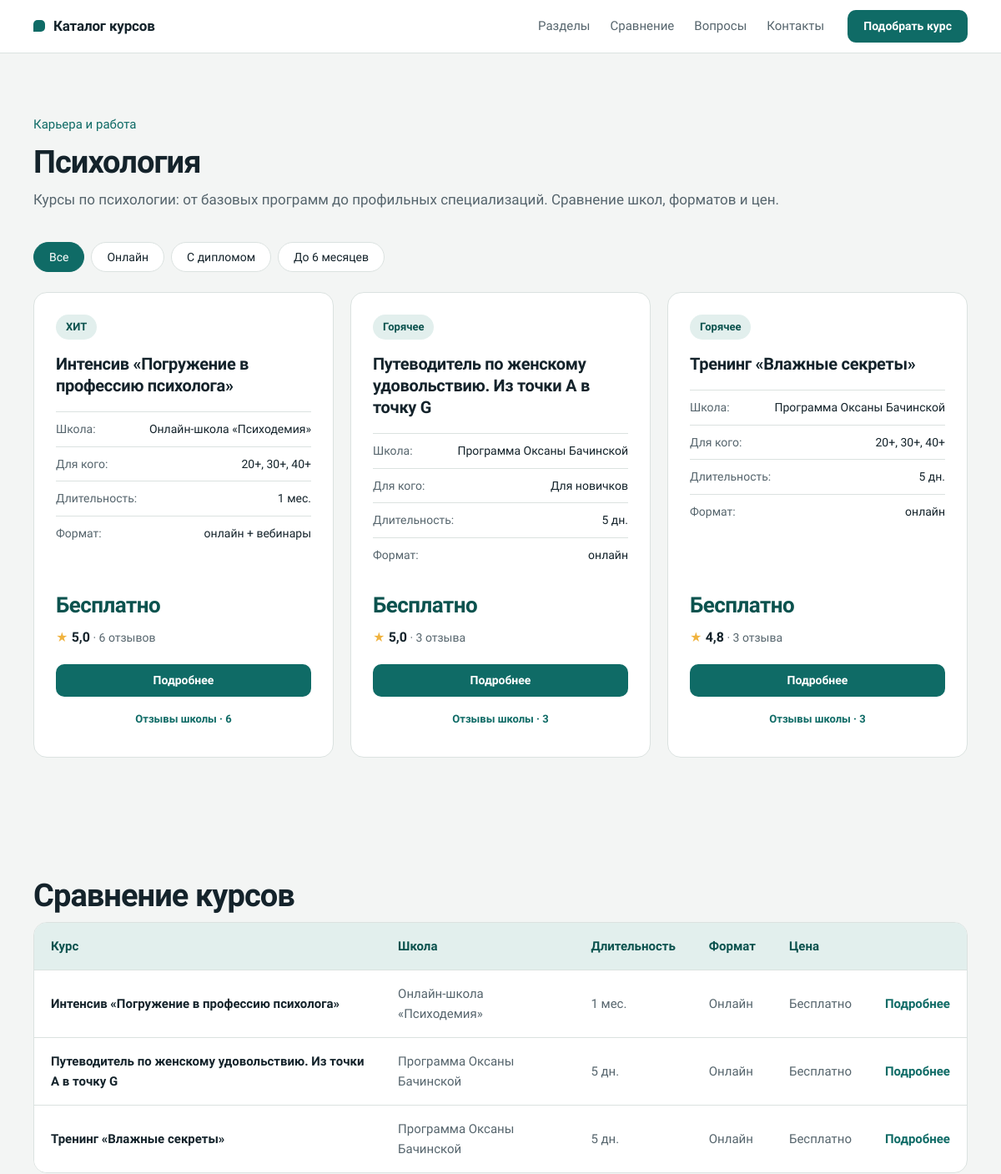
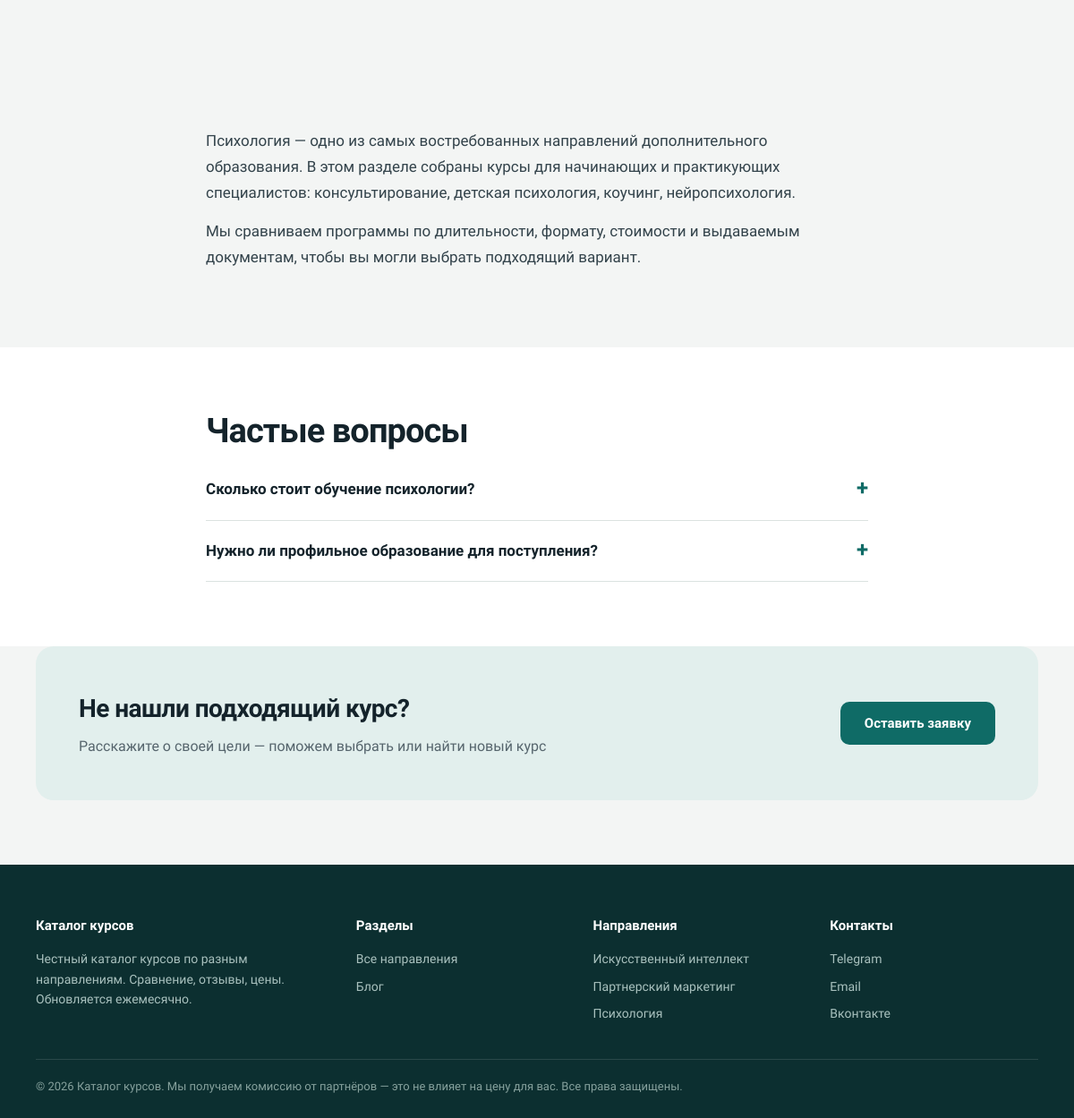
The page /karera-i-rabota/psihologiya/ on the database its author committed (2 pictures, top to bottom).
### refy/models.py (models this page shows, shortened)
class Section(models.Model):
    category = models.ForeignKey(Category, related_name='sections', null=True,
                                 on_delete=models.PROTECT,
                                 verbose_name='Главный раздел')
    title = models.CharField('Название', max_length=120)
    slug = models.SlugField(unique=True)
    summary = models.CharField('Краткое описание', max_length=200, blank=True)
    icon = models.FileField('Иконка', upload_to='refy/icons/', blank=True)
    seo_title = models.CharField(max_length=160, blank=True)
    seo_description = models.CharField(max_length=300, blank=True)
    seo_text = models.TextField('SEO-текст (HTML)', blank=True)
    position = models.PositiveIntegerField('Порядок', default=0)
    is_active = models.BooleanField('Показывать', default=True)
    class Meta:
        ordering = ['position', 'title']
        verbose_name = 'Раздел'
        verbose_name_plural = 'Разделы'
    def get_absolute_url(self):
        if self.category_id:
            return reverse('refy:section', args=[self.category.slug, self.slug])
        return reverse('refy:home')

class Category(models.Model):
    title = models.CharField('Название', max_length=120)
    slug = models.SlugField(unique=True)
    summary = models.CharField('Краткое описание', max_length=200, blank=True)
    seo_title = models.CharField(max_length=160, blank=True)
    seo_description = models.CharField(max_length=300, blank=True)
    seo_text = models.TextField('SEO-текст (HTML)', blank=True)
    position = models.PositiveIntegerField('Порядок', default=0)
    is_active = models.BooleanField('Показывать', default=True)
    class Meta:
        ordering = ['position', 'title']
        verbose_name = 'Главный раздел'
        verbose_name_plural = 'Главные разделы'
    def get_absolute_url(self):
        return reverse('refy:category', args=[self.slug])

class Course(models.Model):
    FORMATS = [('online', 'Онлайн'), ('webinar', 'Вебинар'), ('hybrid', 'Гибрид (онлайн + вебинар)')]
    tag = models.CharField('Тег', max_length=60, blank=True)
    title = models.CharField('Название', max_length=200)
    slug = models.SlugField('Адрес страницы', max_length=200, unique=True, null=True, blank=True)
    school = models.CharField('Школа', max_length=120)
    audience = models.CharField('Аудитория', max_length=120, blank=True)
    duration_months = models.PositiveSmallIntegerField('Продолжительность (месяцы)', null=True, blank=True)
    duration_days = models.PositiveSmallIntegerField('Продолжительность (дни)', null=True, blank=True)
    format = models.CharField('Формат', max_length=10, choices=FORMATS, default='online')
    format_note = models.CharField("Примечание к формату", max_length=80, blank=True)
    document = models.CharField('Выдаваемый Документ', max_length=60, blank=True)
    price = models.CharField('Цена', max_length=60, blank=True)
    installment = models.BooleanField('Рассрочка', default=False)
    rating = models.DecimalField('Рейтинг', max_digits=2, decimal_places=1, null=True, blank=True)
    details_url = models.URLField('Ссылка на детали', blank=True)
    position = models.PositiveIntegerField('Порядок', default=0)
    is_active = models.BooleanField('Активен', default=True)
    class Meta:
        ordering = ['position', 'title']
        verbose_name = 'Курс'
        verbose_name_plural = 'Курсы'
    @property
    def is_online(self):
        return self.format == 'online'
    @property
    def has_diploma(self):
        return 'диплом' in self.document.lower()
    @property
    def duration_display(self):
        if self.duration_months:
            return f'{self.duration_months} мес.'
        if self.duration_days:
            return f'{self.duration_days} дн.'
        return ''
    @property
    def is_short(self):
        if self.duration_months:
            return self.duration_months <= 6
        if self.duration_days:
            return self.duration_days <= 180
        return False

class Faq(models.Model):
    section = models.ForeignKey(Section, related_name='faqs',
                                on_delete=models.CASCADE,
                                verbose_name='Раздел')
    question = models.CharField('Вопрос', max_length=250)
    answer = models.TextField('Ответ')
    position = models.PositiveIntegerField('Порядок', default=0)
    class Meta:
        ordering = ['position']
        verbose_name = 'Вопрос'
        verbose_name_plural = 'Вопросы'

### refy/views.py (the view)
# urls.py: path('<slug:category_slug>/<slug:slug>/', views.section, name='section'),
def section(request, category_slug, slug):
    obj = get_object_or_404(
        Section.objects.select_related('category'),
        slug=slug, category__slug=category_slug,
        category__is_active=True, is_active=True,
    )
    base = Course.objects.filter(
        course_sections__section=obj,
        is_active=True,
    ).distinct()
    return render(request, 'refy/section.html', {
        'section': obj,
        'courses': with_review_flags(base),
        'reviews': Review.objects.filter(course__in=base)[:3],
        'faqs': obj.faqs.all(),
    })

### refy/context_processors.py (called while the page is built)
def nav_sections(request):
    return {'nav_sections': Section.objects.filter(is_active=True)[:8]}

### refy/templatetags/refy_extras.py (called while the page is built)
@register.filter
def ru_plural(n, forms):
    one, few, many = forms.split(',')
    n = abs(int(n))
    if 11 <= n % 100 <= 14:
        return many
    if n % 10 == 1:
        return one
    if 2 <= n % 10 <= 4:
        return few
    return many

### refy/views.py (called while the page is built)
def with_review_flags(qs):
    return qs.annotate(
        reviews_n=Count('reviews', distinct=True),
        school_reviews_n=Coalesce(Subquery(
            SchoolReview.objects.filter(school__title=OuterRef('school'))
            .order_by().values('school__title').annotate(n=Count('pk')).values('n')[:1]
        ), 0),
        school_slug=Subquery(
            School.objects.filter(title=OuterRef('school'), reviews__isnull=False).values('slug')[:1]
        ),
    )

### refy/templates/refy/section.html (shortened to what this page needs)
{% extends 'refy/base.html' %}
{% block nav_extra %}<a href="#compare">Сравнение</a><a href="#faq">Вопросы</a>{% endblock %}
{% block content %}
<section id="catalog">
  <div class="container">
    {% if section.category %}<a class="crumb" href="{{ section.category.get_absolute_url }}">{{ section.category.title }}</a>{% else %}<a class="crumb" href="{% url 'refy:home' %}#sections">Все направления</a>{% endif %}
    <h1 class="section-title">{{ section.title }}</h1>
    <p class="section-sub">{{ section.summary }}</p>
    <div class="filters" role="group" aria-label="Фильтр курсов">
      <button class="chip on" data-f="all" aria-pressed="true">Все</button>
      <button class="chip" data-f="online" aria-pressed="false">Онлайн</button>
      <button class="chip" data-f="diploma" aria-pressed="false">С дипломом</button>
      <button class="chip" data-f="short" aria-pressed="false">До 6 месяцев</button>
    </div>
    <div class="cards-grid">
      {% for c in courses %}
      {% include 'refy/_course_card.html' %}
      {% empty %}
      <p>Курсы в этом разделе скоро появятся.</p>
      {% endfor %}
    </div>
  </div>
</section>
{% if courses %}
<section id="compare">
  <div class="container">
    <h2 class="section-title">Сравнение курсов</h2>
    <div class="compare-wrap">
      <table class="compare-table">
        <thead><tr><th>Курс</th><th>Школа</th><th>Длительность</th><th>Формат</th><th>Цена</th><th></th></tr></thead>
        <tbody>
          {% for c in courses %}
          <tr><td>{{ c.title }}</td><td>{{ c.school }}</td><td>{{ c.duration_display }}</td><td>{{ c.get_format_display }}</td><td>{{ c.price|default:"—" }}</td><td>{% if c.details_url %}<a href="{{ c.details_url }}" target="_blank" rel="nofollow sponsored noopener">Подробнее</a>{% endif %}</td></tr>
          {% endfor %}
        </tbody>
      </table>
    </div>
  </div>
</section>
{% endif %}
{% if section.seo_text %}
<section>
  <div class="container narrow"><div class="seo-text">{{ section.seo_text|safe }}</div></div>
</section>
{% endif %}
{% if faqs %}
<section id="faq" class="alt">
  <div class="container narrow">
    <h2 class="section-title">Частые вопросы</h2>
    {% for f in faqs %}
    <details class="faq-item"><summary class="faq-question">{{ f.question }}</summary><div class="faq-answer">{{ f.answer|linebreaksbr }}</div></details>
    {% endfor %}
  </div>
</section>
{% endif %}
{% include 'refy/_cta.html' %}
{% endblock %}
{% block scripts %}{% load static %}<script src="{% static 'js/filters.js' %}"></script>{% endblock %}

### refy/templates/refy/base.html (shortened to what this page needs)
{% load static %}<!DOCTYPE html>
<html lang="ru">
<head>
<link rel="stylesheet" href="{% static 'css/style.css' %}">
</head>
<body>
<header>
  <div class="container header-inner">
    <a href="{% url 'refy:home' %}" class="logo">Каталог курсов</a>
    <nav aria-label="Основное меню">
      <a href="{% url 'refy:home' %}#sections">Разделы</a>
      {% block nav_extra %}{% endblock %}
      <a href="#contacts">Контакты</a>
    </nav>
    <a href="{% url 'refy:home' %}#sections" class="btn btn-primary btn-small hd-cta">Подобрать курс</a>
  </div>
</header>
{% block content %}{% endblock %}
<footer id="contacts">
  <div class="container">
    <div class="footer-grid">
      <div>
        <h4>Каталог курсов</h4>
        <p>Честный каталог курсов по разным направлениям. Сравнение, отзывы, цены. Обновляется ежемесячно.</p>
      </div>
      <div>
        <h4>Разделы</h4>
        <a href="{% url 'refy:home' %}#sections">Все направления</a>
        <a href="#">Блог</a>
      </div>
      <div>
        <h4>Направления</h4>
        {% for s in nav_sections %}<a href="{{ s.get_absolute_url }}">{{ s.title }}</a>{% endfor %}
      </div>
      <div>
        <h4>Контакты</h4>
        <a href="https://t.me/">Telegram</a>
        <a href="mailto:info@psihologiakursy.ru">Email</a>
        <a href="#">Вконтакте</a>
      </div>
    </div>
    <div class="footer-bottom">
      © {% now "Y" %} Каталог курсов. Мы получаем комиссию от партнёров — это не влияет на цену для вас. Все права защищены.
    </div>
  </div>
</footer>
</body>
</html>

### refy/templates/refy/_course_card.html (shortened to what this page needs)
{% load refy_extras %}<article class="card"{% if c.is_online %} data-online="1"{% endif %}{% if c.has_diploma %} data-diploma="1"{% endif %}{% if c.is_short %} data-short="1"{% endif %}>
  {% if c.tag %}<span class="card-tag">{{ c.tag }}</span>{% endif %}
  <h3>{{ c.title }}</h3>
  <div class="card-meta"><strong>Школа:</strong> {{ c.school }}</div>
  {% if c.audience %}<div class="card-meta"><strong>Для кого:</strong> {{ c.audience }}</div>{% endif %}
  <div class="card-meta"><strong>Длительность:</strong> {{ c.duration_display }}</div>
  <div class="card-meta"><strong>Формат:</strong> {{ c.get_format_display|lower }}{% if c.format_note %} + {{ c.format_note }}{% endif %}</div>
  <div class="card-price">{{ c.price|default:"Цена по запросу" }}{% if c.installment %} <small>или рассрочка</small>{% endif %}</div>
  {% if c.rating %}<div class="card-rating"><b>{{ c.rating }}</b>{% with total=c.reviews_n|add:c.school_reviews_n %}{% if total %} · {{ total }} {{ total|ru_plural:"отзыв,отзыва,отзывов" }}{% endif %}{% endwith %}</div>{% endif %}
  <div class="card-actions">
    {% if c.details_url %}<a href="{{ c.details_url }}" target="_blank" rel="nofollow sponsored noopener" class="btn btn-primary btn-small">Подробнее</a>{% endif %}
    {% if c.reviews_n or c.school_slug %}<div class="card-reviews">
      {% if c.school_slug %}<a href="{% url 'refy:school' c.school_slug %}#reviews" class="btn btn-outline btn-small">Отзывы школы · {{ c.school_reviews_n }}</a>{% endif %}
    </div>{% endif %}
  </div>
</article>

### rows shown on the page
Section: category "Карьера и работа", title "Психология", summary "Курсы по психологии: от базовых программ до профильных специализаций. Сравнение школ, форматов и цен.", seo_text "Психология — одно из самых востребованных направлений дополнительного образования. В этом разделе собраны курсы для начинающих и практикующих специалистов: консультирование, детская психология, коучинг, нейропсихология. Мы сравниваем программы по длительности, формату, стоимости и выдаваемым документам, чтобы вы могли выбрать подходящий вариант."
Course: tag "ХИТ", title "Интенсив «Погружение в профессию психолога»", school "Онлайн-школа «Психодемия»", audience "20+, 30+, 40+", duration_display "1 мес.", format "онлайн", format_note "вебинары", price "Бесплатно", rating "5,0", c "6", value "отзывов", school_reviews_n "6", format "Онлайн"
Course: tag "Горячее", title "Путеводитель по женскому удовольствию. Из точки А в точку G", school "Программа Оксаны Бачинской", audience "Для новичков", duration_display "5 дн.", format "онлайн", price "Бесплатно", rating "5,0", c "3", value "отзыва", school_reviews_n "3", format "Онлайн"
Course: tag "Горячее", title "Тренинг «Влажные секреты»", school "Программа Оксаны Бачинской", audience "20+, 30+, 40+", duration_display "5 дн.", format "онлайн", price "Бесплатно", rating "4,8", c "3", value "отзыва", school_reviews_n "3", format "Онлайн"
Faq: question "Сколько стоит обучение психологии?"
Faq: question "Нужно ли профильное образование для поступления?"
Section: title "Искусственный интеллект"
Section: title "Партнерский маркетинг"
